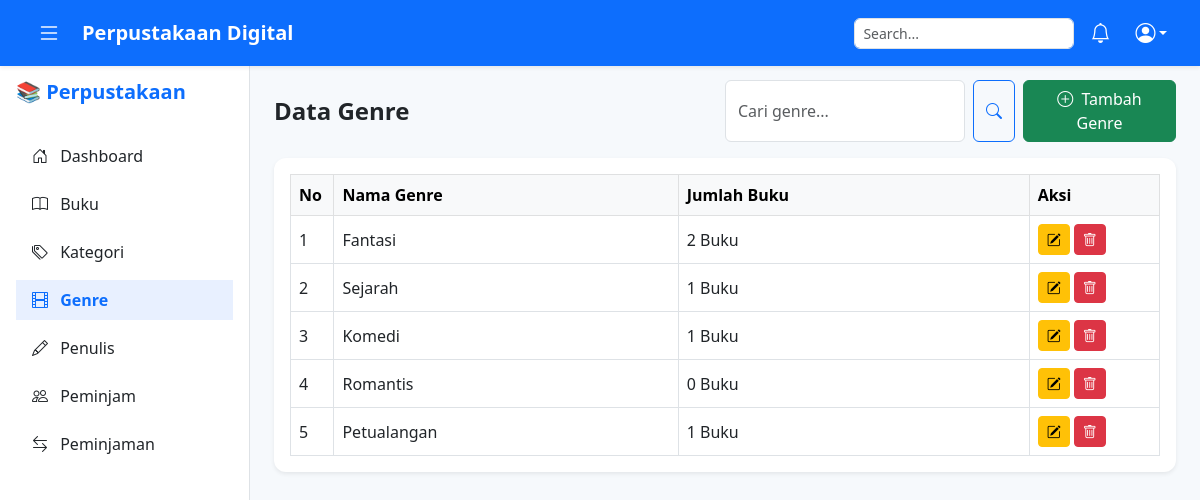
Screenshot of /pages/genre.php (signed in) with the database file from the repository.
### tables this page shows
CREATE TABLE `tb_genre` (
  `id_genre` int(11) NOT NULL,
  `nama_genre` varchar(100) NOT NULL
);

### pages/genre.php (the view, shortened to what this page needs)
<?php
include '../config/koneksi.php';
include '../componen/header.php';
include '../componen/sidebar.php';
$cari = $_GET['cari'] ?? '';
$data = mysqli_query($conn, "
    SELECT g.*, COUNT(bg.id_buku) AS jumlah_buku
    FROM tb_genre g
    LEFT JOIN tb_buku_genre bg ON g.id_genre = bg.id_genre
    WHERE g.nama_genre LIKE '%$cari%'
    GROUP BY g.id_genre
");
?>
<main class="main-content" style="margin-left:250px; padding-top:80px;">
    <div class="container-fluid px-4">
        <div class="d-flex justify-content-between align-items-center mb-3">
            <div class="col-md-6">
                <h4 class="fw-bold mb-0">Data Genre</h4>
            </div>
            <div class="col-md-6 d-flex justify-content-end gap-2">
                <form method="GET" class="d-flex" role="search">
                    <input type="text" name="cari" class="form-control me-2" placeholder="Cari genre..." value="<?= htmlspecialchars($cari); ?>">
                    <button class="btn btn-outline-primary" type="submit">
                        <i class="bi bi-search"></i>
                    </button>
                </form>
                <a href="tambah_genre.php" class="btn btn-success">
                    <i class="bi bi-plus-circle me-1"></i> Tambah Genre
                </a>
            </div>
        </div>
        <div class="card border-0 shadow-sm">
            <div class="card-body table-responsive">
                <table class="table table-bordered table-hover mb-0">
                    <thead class="table-light">
                        <tr>
                            <th style="width:5%;">No</th>
                            <th>Nama Genre</th>
                            <th>Jumlah Buku</th>
                            <th style="width:15%;">Aksi</th>
                        </tr>
                    </thead>
                    <tbody>
                        <?php $no = 1;
                        while ($d = mysqli_fetch_array($data)) : ?>
                            <tr>
                                <td><?= $no++; ?></td>
                                <td><?= htmlspecialchars($d['nama_genre']); ?></td>
                                <td><?= $d['jumlah_buku']; ?> Buku</td>
                                <td>
                                    <a href="edit_genre.php?id=<?= $d['id_genre']; ?>" class="btn btn-warning btn-sm">
                                        <i class="bi bi-pencil-square"></i>
                                    </a>
                                    <a href="../proses/genre_proses.php?hapus&id=<?= $d['id_genre']; ?>" onclick="return confirm('Hapus genre ini?')" class="btn btn-danger btn-sm">
                                        <i class="bi bi-trash"></i>
                                    </a>
                                </td>
                            </tr>
                        <?php endwhile; ?>
                    </tbody>
                </table>
            </div>
        </div>
    </div>
</main>
<?php include '../componen/footer.php'; ?>

### assets/css/style.css (style rules this page uses)
body { background-color: #f6f9fc; font-family: "Segoe UI", sans-serif; overflow-x: hidden; }
.card { border-radius: 12px; }
.table th, .table td { vertical-align: middle; }

### rows the page displays
tb_genre: nama_genre "Fantasi", jumlah_buku "2"
tb_genre: nama_genre "Sejarah", jumlah_buku "1"
tb_genre: nama_genre "Komedi", jumlah_buku "1"
tb_genre: nama_genre "Romantis", jumlah_buku "0"
tb_genre: nama_genre "Petualangan", jumlah_buku "1"
